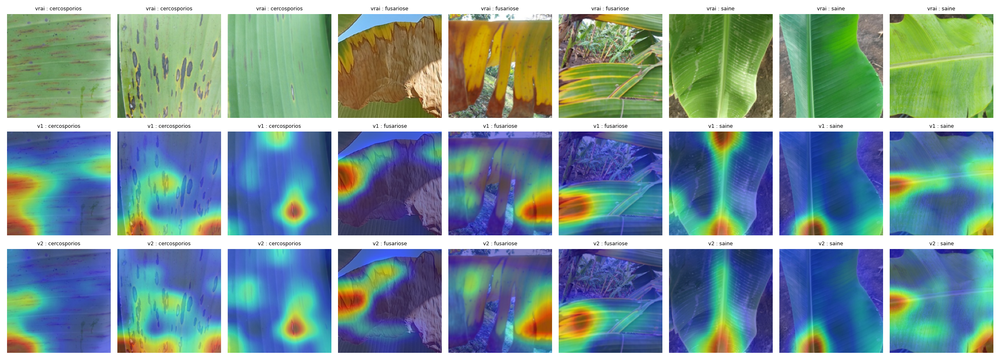
#> input picture modeles/maladies/gradcam_v1_v2.png, 1000 x 364 px, shrunk from 2420 x 880 before the run
$ python -i couleur.py   (imports and definitions only)
#> lines starting #> are read from the running program, lines starting #| are printed output that depends on the picture; after the words box and inside, x2 and y2 are one past the last pixel; in counts of white or black regions, pixels touching at a corner belong together
# -*- coding: utf-8 -*-
"""Couleur et texture pour le comptage mathématique (vegetation-color-engineer).

Contenu (pré-enregistré dans docs/recherche/notes/vegetation-color-engineer.md § 1) :
  - indices : ExG normalisé, Lab (OpenCV, L* 0–100, a*, b*), teinte de Lab h = atan2(b*, a*) en degrés [0 ; 360) ;
  - carte d'ombres relative à la tuile : L* < 0,55 × médiane(L*) des pixels valides ;
  - masque de végétation « propre » : (ExG > 0,05 ou a* < −4) et non ombre. Le terme a* récupère les limbes pâles,
    presque blancs, dont l'ExG est faible mais qui restent du côté vert de l'axe a* ;
  - descripteurs autour d'un point, normalisés par tuile :
      d1 = fraction de « limbe large » (végétation lisse) dans un disque de rayon 1,5 m ;
      d2 = teinte moyenne de la végétation dans un disque de 1,0 m, moins la médiane de la tuile ;
      d3 = fraction non végétale (ni végétation ni ombre) dans un disque de 1,0 m.

Toutes les entrées sont des tableaux RGB float 0–255 (H, W, 3) et un masque `valide` (pixels de la tuile).
"""
import cv2
import numpy as np
from scipy import ndimage

SIGMA_LISSAGE_M = 0.04
SEUIL_OMBRE_REL = 0.55
SEUIL_EXG = 0.05
SEUIL_A = -4.0
SIGMA_TEXTURE_M = 0.06
RAYON_D1_M = 1.5
RAYON_D2_M = 1.0
RAYON_D3_M = 1.0


def exg_norm(rgb):
    r, g, b = rgb[..., 0], rgb[..., 1], rgb[..., 2]
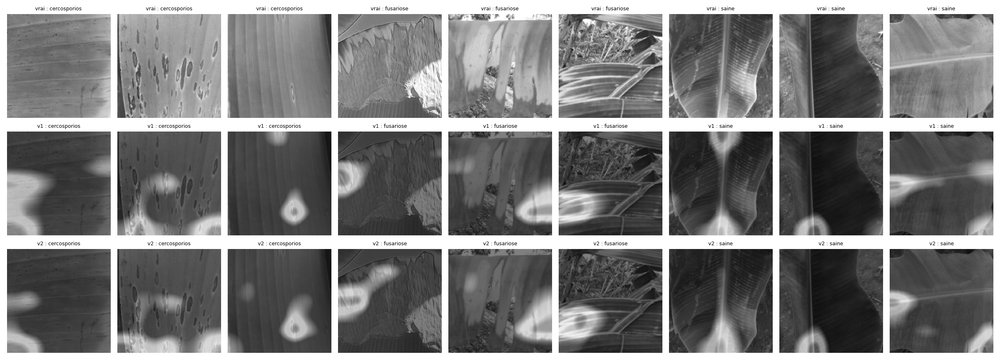
#> r: shape (364, 1000); min 0, max 255, mean 125.3
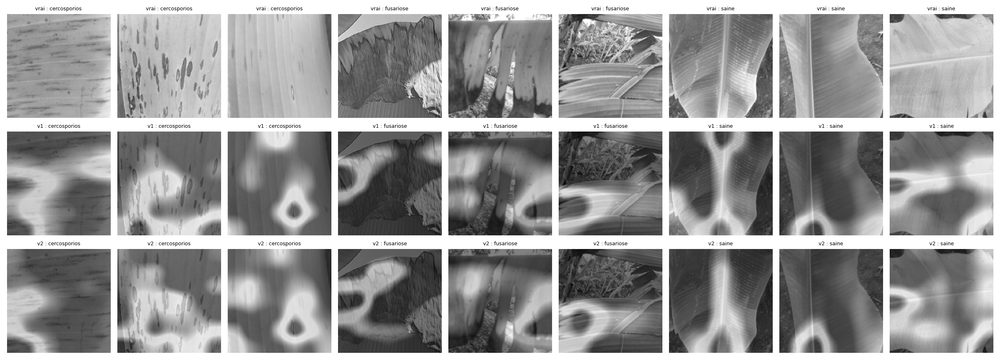
#> g: shape (364, 1000); min 0, max 255, mean 151.8
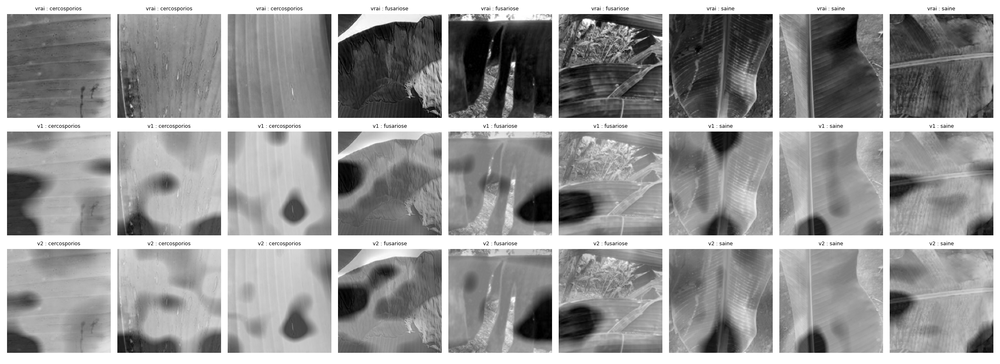
#> b: shape (364, 1000); min 0, max 255, mean 152.3
    return (2 * g - r - b) / (r + g + b + 1e-6)
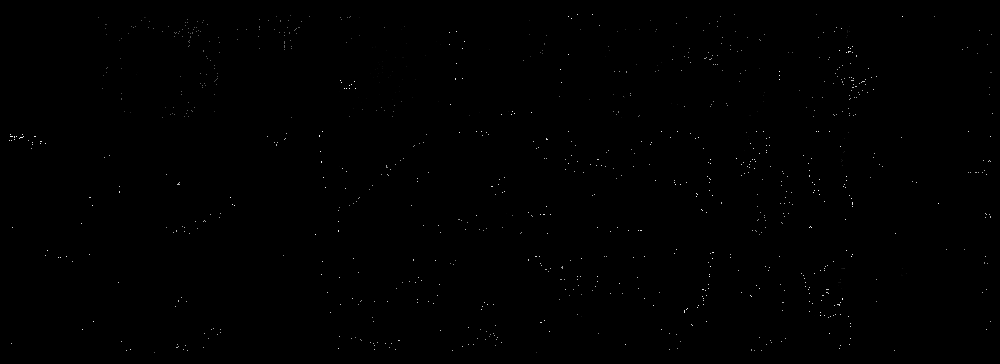
#> returned value: shape (364, 1000) float64; min 0, max 255000000, mean 473939.6; drawn with min black and max white


# [5 lines left out: function lab, not called in this run]


def _lisse(v, sigma_px):
    return ndimage.gaussian_filter(v.astype(np.float32), max(0.5, sigma_px))


# [11 lines left out: function cartes, not called in this run]


def masque_vegetation(rgb, valide, res_m):
    """Masque de végétation propre (remplace le masque provisoire ExG > 0,05 et Y > 0,18)."""
    return cartes(rgb, valide, res_m)["veg"]


def masque_provisoire(rgb, sigma_px=2.0):
    """Masque provisoire d'orientation-engineer, recopié pour comparaison (orientation.masque_vegetation)."""
    e = ndimage.gaussian_filter(exg_norm(rgb), sigma_px)
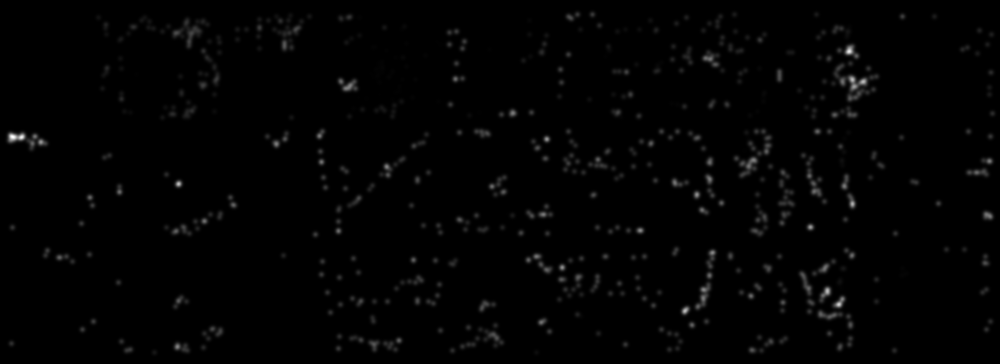
#> e: shape (364, 1000) float64; min 0, max 42263929.2, mean 473939.6; drawn with min black and max white
    y = ndimage.gaussian_filter(cv2.cvtColor(np.clip(rgb, 0, 255).astype(np.uint8), cv2.COLOR_RGB2GRAY)
                                .astype(np.float32) / 255.0, sigma_px)
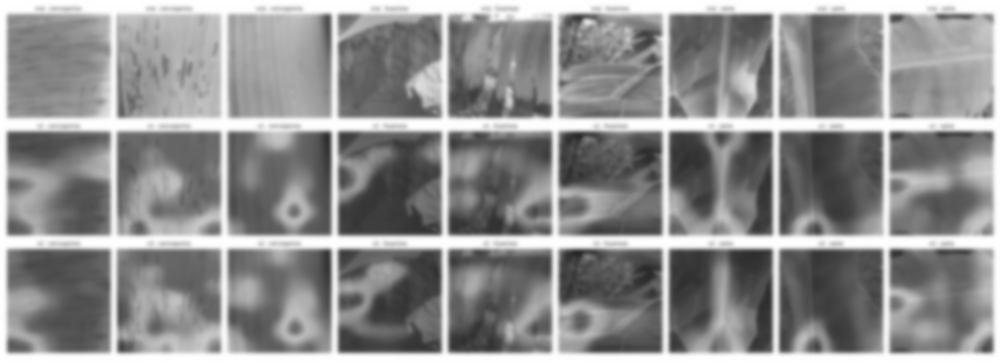
#> y: shape (364, 1000) float32; min 0.15, max 1, mean 0.564
    return (e > 0.05) & (y > 0.18)
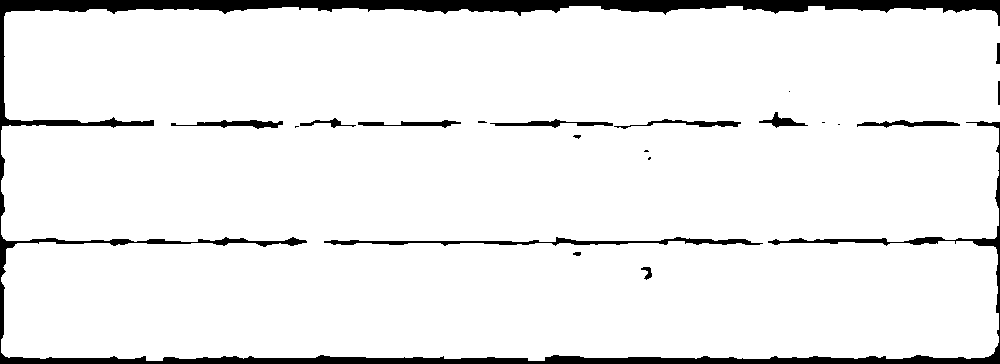
#> returned value: shape (364, 1000) bool; 93.2% white; 21 black regions (7 under 20 px), largest, box (x1, y1, x2, y2) and area: (0, 0, 1000, 364) 20713, (324, 237, 763, 246) 1400, (171, 120, 283, 129) 474


# [50 lines left out: functions _disque, moyenne_disque, carte_descripteurs, echantillonner, descripteurs, not called in this run]

>>> import cv2
>>> picture = cv2.cvtColor(cv2.imread('../modeles/maladies/gradcam_v1_v2.png'), cv2.COLOR_BGR2RGB)
>>> result = masque_provisoire(picture)
